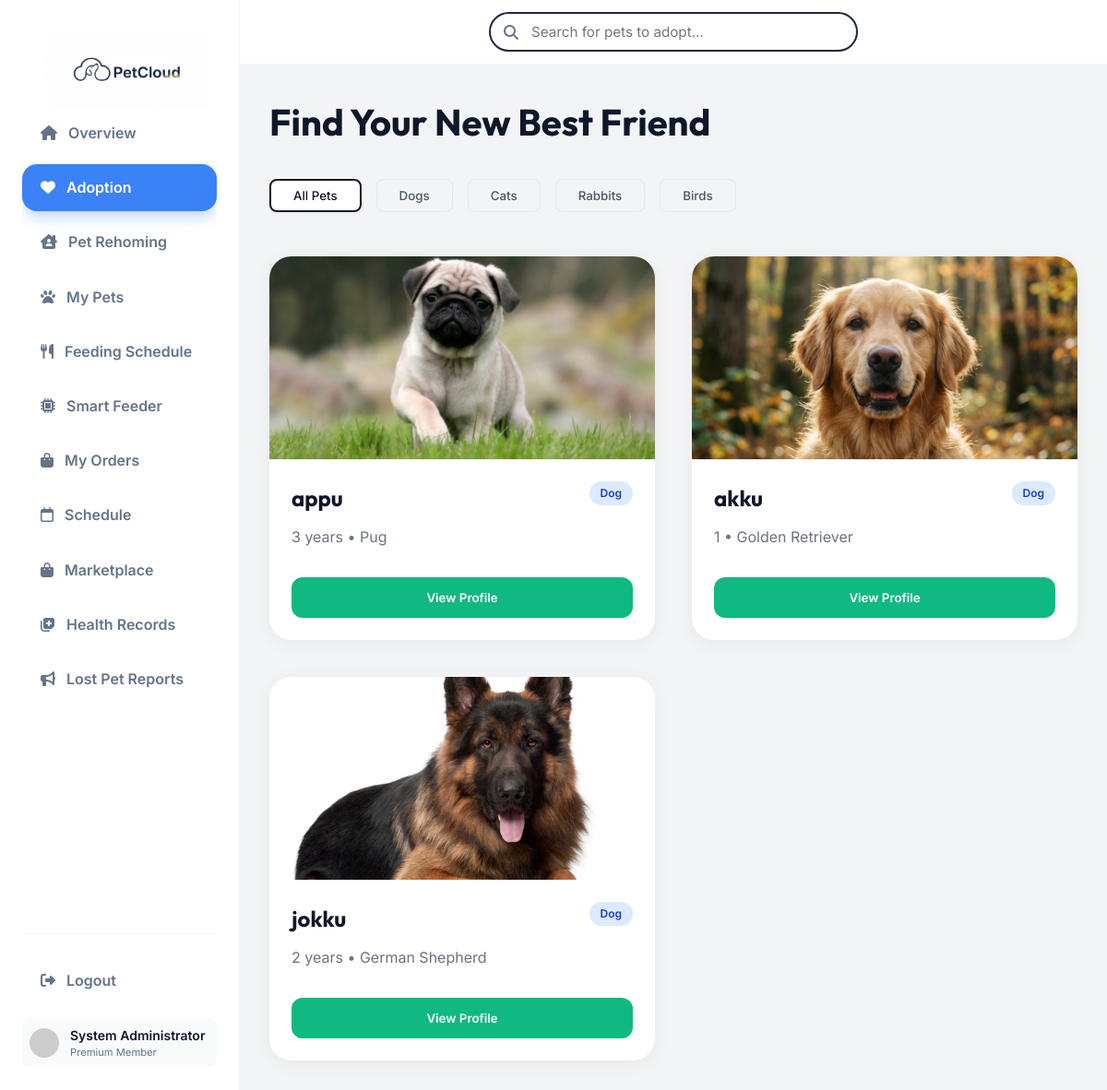
Page /adoption.php (signed in) on the committed database.
### tables this page shows
CREATE TABLE `adoption_listings` (
  `id` int(11) NOT NULL,
  `user_id` int(11) DEFAULT NULL,
  `shop_id` int(11) DEFAULT NULL,
  `pet_name` varchar(100) NOT NULL,
  `pet_type` varchar(50) NOT NULL,
  `breed` varchar(100) DEFAULT NULL,
  `age` varchar(50) DEFAULT NULL,
  `gender` enum('Male','Female','Unknown') DEFAULT 'Unknown',
  `vaccination_status` enum('Vaccinated','Not Vaccinated','Unknown') DEFAULT 'Unknown',
  `description` text DEFAULT NULL,
  `reason_for_adoption` text DEFAULT NULL,
  `image_url` text DEFAULT NULL,
  `status` enum('pending_approval','active','adopted','rejected') DEFAULT 'pending_approval',
  `created_at` timestamp NOT NULL DEFAULT current_timestamp()
);

### adoption.php (the view, shortened to what this page needs)
<?php
require_once 'db_connect.php';
?>
<!DOCTYPE html>
<html lang="en">
<head>
    <link rel="stylesheet" href="https://cdnjs.cloudflare.com/ajax/libs/font-awesome/6.4.0/css/all.min.css">
    <link rel="stylesheet" href="css/styles.css">
</head>
<body class="dashboard-page">
    <div class="dashboard-container">
        <?php include 'user-sidebar.php'; ?>
        <main class="main-content">
            <header class="top-header">
                <div class="search-bar">
                    <i class="fa-solid fa-magnifying-glass"></i>
                    <input type="text" id="pet-search" placeholder="Search for pets to adopt...">
                </div>
            </header>
            <div class="content-wrapper">
                <h1 style="margin-bottom: 2rem; font-family: 'Outfit', sans-serif; font-size: 2.5rem;">Find Your New
                    Best Friend</h1>
                <div class="pet-filters" style="display: flex; gap: 1rem; margin-bottom: 3rem;">
                    <button class="btn-filter active" data-filter="all">All Pets</button>
                    <button class="btn-filter" data-filter="dog">Dogs</button>
                    <button class="btn-filter" data-filter="cat">Cats</button>
                    <button class="btn-filter" data-filter="rabbit">Rabbits</button>
                    <button class="btn-filter" data-filter="bird">Birds</button>
                </div>
                <div class="pets-grid" id="pets-grid"
                    style="display: grid; grid-template-columns: repeat(auto-fill, minmax(300px, 1fr)); gap: 2.5rem;">
                    <?php
                    $sql = "SELECT * FROM adoption_listings WHERE status = 'active' ORDER BY created_at DESC";
                    $stmt = $pdo->query($sql);
                    $listings = $stmt->fetchAll();
                    if (empty($listings)): ?>
                        <div style="grid-column: 1 / -1; text-align: center; color: #6b7280; padding: 4rem;">
                            <i class="fa-solid fa-paw" style="font-size: 3rem; margin-bottom: 1rem; color: #d1d5db;"></i>
                            <h3>No pets currently available for adoption.</h3>
                            <p>Check back later or list your own!</p>
                        </div>
                    <?php else:
                        foreach ($listings as $pet):
                            $badgeClass = 'badge-dog';
                            ?>
                            <div class="pet-card" data-category="<?php echo strtolower($pet['pet_type']); ?>">
                                <img src="<?php echo htmlspecialchars($pet['image_url']); ?>" class="pet-image"
                                    alt="<?php echo htmlspecialchars($pet['pet_name']); ?>">
                                <div class="pet-info">
                                    <div
                                        style="display: flex; justify-content: space-between; align-items: flex-start; margin-bottom: 0.75rem;">
                                        <h3 style="font-size: 1.5rem; font-family: 'Outfit', sans-serif;">
                                            <?php echo htmlspecialchars($pet['pet_name']); ?>
                                        </h3>
                                        <span
                                            class="category-badge <?php echo $badgeClass; ?>"><?php echo ucfirst($pet['pet_type']); ?></span>
                                    </div>
                                    <p style="color: #6b7280; font-size: 1rem; margin-bottom: 2rem;">
                                        <?php echo htmlspecialchars($pet['age']); ?> •
                                        <?php echo htmlspecialchars($pet['breed'] ?: 'Unknown Breed'); ?>
                                    </p>
                                    <button class="btn-view-profile" onclick="viewPet(
                                        '<?php echo addslashes($pet['pet_name']); ?>',
                                        '<?php echo addslashes($pet['image_url']); ?>',
                                        '<?php echo addslashes($pet['pet_type']); ?>',
                                        '<?php echo addslashes($badgeClass); ?>',
                                        '<?php echo addslashes($pet['age'] . ' • ' . $pet['breed']); ?>',
                                        '<?php echo addslashes(str_replace(["\r", "\n"], ' ', $pet['description'])); ?>',
                                        '<?php echo addslashes($pet['gender']); ?>',
                                        '<?php echo $pet['id']; ?>'
                                    )">View Profile</button>
                                </div>
                            </div>
                        <?php endforeach; endif; ?>
                </div>
            </div>
        </main>
    </div>
</body>
</html>

### css/styles.css (style rules this page uses)
:root { --primary-color: #3b82f6; --primary-hover: #2563eb; --text-main: #0f172a; --text-muted: #64748b; --bg-light: #fefcf9; --white: #ffffff; --border-color: #f1f5f9; --accent-yellow: #fde68a; --accent-green: #10b981; --glass-bg: rgba(255, 255, 255, 0.7); --shadow-premium: 0 20px 25px -5px rgba(0, 0, 0, 0.05), 0 10px 10px -5px rgba(0, 0, 0, 0.02); --shadow-lg: 0 10px 15px -3px rgba(0, 0, 0, 0.1); }
* { margin: 0; padding: 0; box-sizing: border-box; font-family: 'Inter', 'Outfit', sans-serif; }
body { background-color: var(--bg-light); color: var(--text-main); line-height: 1.5; -webkit-font-smoothing: antialiased; overflow-x: hidden; }
h1, h2, h3, h4, h5, h6 { font-weight: 700; color: var(--text-main); }
.dashboard-page { background-color: #f3f4f6; display: block; height: 100vh; overflow: hidden; }
.dashboard-container { display: flex; height: 100%; }
.main-content { flex: 1; display: flex; flex-direction: column; overflow: hidden; }
.top-header { height: 70px; background: white; border-bottom: 1px solid var(--border-color); display: flex; align-items: center; justify-content: space-between; padding: 0 2rem; }
.search-bar { position: relative; width: 400px; }
.search-bar input { width: 100%; padding: 0.6rem 1rem 0.6rem 2.75rem; border: 2px solid #1e293b; background: #ffffff; border-radius: 2rem; font-size: 0.95rem; transition: all 0.2s ease; outline: none; }
.search-bar i { position: absolute; left: 1rem; top: 50%; transform: translateY(-50%); color: var(--text-muted); }
.content-wrapper { flex: 1; overflow-y: auto; padding: 2rem; }

### adoption.php (style rules this page uses)
.pet-filters .btn-filter { background: #f3f4f6; color: #4b5563; border: 1px solid #e5e7eb; padding: 0.5rem 1.5rem; border-radius: 0.5rem; font-weight: 500; cursor: pointer; transition: all 0.2s; }
.pet-filters .btn-filter.active { background: white; color: #111827; border: 2px solid #111827; box-shadow: 0 2px 4px rgba(0, 0, 0, 0.05); }
.pet-card { background: white; border-radius: 1.5rem; overflow: hidden; box-shadow: 0 4px 20px rgba(0, 0, 0, 0.05); transition: transform 0.3s ease; height: 100%; display: flex; flex-direction: column; }
.pet-image { width: 100%; height: 220px; object-fit: cover; }
.pet-info { padding: 1.5rem; flex-grow: 1; display: flex; flex-direction: column; }
.category-badge { padding: 0.25rem 0.75rem; border-radius: 1rem; font-size: 0.75rem; font-weight: 600; }
.badge-dog { background: #dbeafe; color: #1e40af; }
.btn-view-profile { background: #10b981; color: white; border: none; padding: 0.875rem; border-radius: 0.75rem; font-weight: 600; width: 100%; cursor: pointer; margin-top: auto; transition: background 0.2s; }
.top-header { justify-content: center !important; }

### rows in the picture
adoption_listings: image_url (picture), pet_name "appu", pet_type "Dog", age "3 years", breed "Pug"
adoption_listings: image_url (picture), pet_name "akku", pet_type "Dog", age "1", breed "Golden Retriever"
adoption_listings: image_url (picture), pet_name "jokku", pet_type "Dog", age "2 years", breed "German Shepherd"

### other values in the picture
$user_name "System Administrator"
